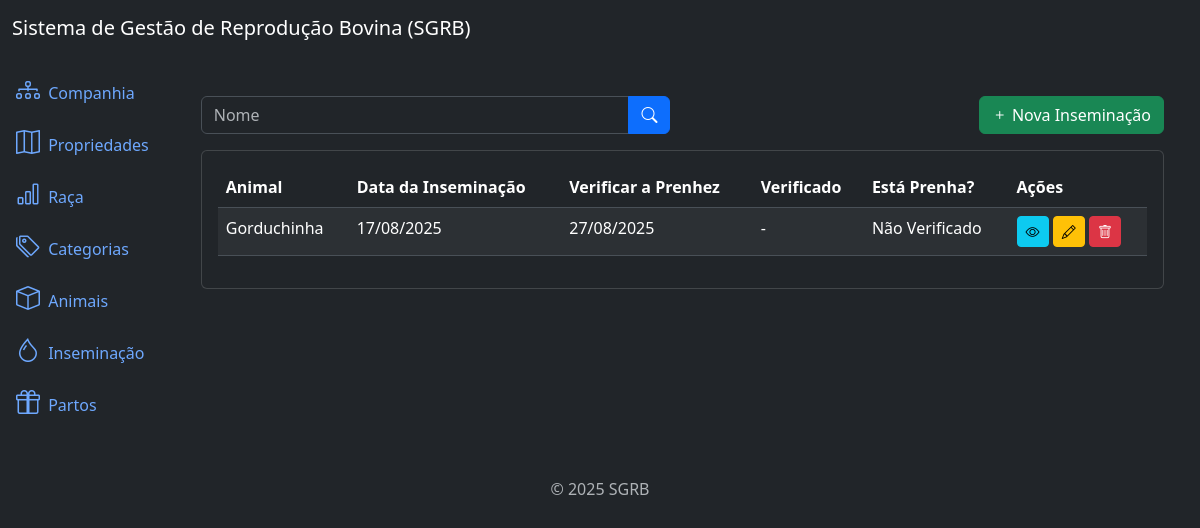
Page /inseminations/list/ on the earlier database version.
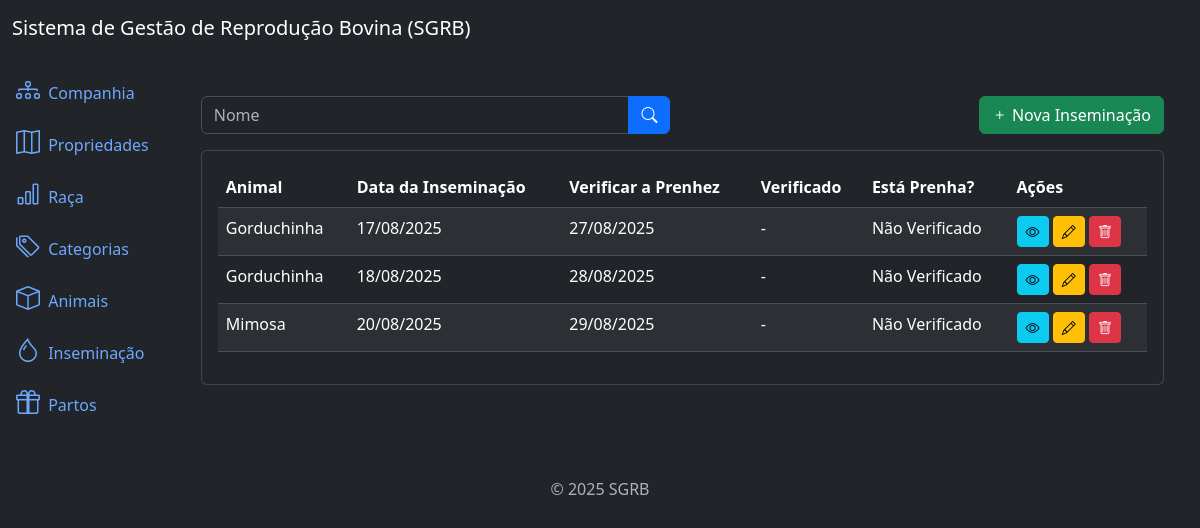
Same page on the later database version.
### inseminations/models.py (models this page shows, shortened)
class Insemination(models.Model):
    animal = models.ForeignKey(Animal, on_delete=models.PROTECT, related_name='inseminations')  # noqa
    date_of_insemination = models.DateField()
    expected_pregnancy = models.DateField(null=True, blank=True)
    pregnancy_check = models.DateField(null=True, blank=True)
    is_pregnant = models.CharField(
        max_length=1,
        choices=PRENHEZ_CHOICES,
        null=True,
        blank=True
    )
    created_at = models.DateTimeField(auto_now_add=True)
    updated_at = models.DateTimeField(auto_now=True)
    class Meta:
        ordering = ['-created_at']

### animals/models.py (models this page shows, shortened)
class Animal(models.Model):
    name = models.CharField(max_length=100)
    birth = models.DateField(null=True, blank=True)
    farm = models.ForeignKey(Farm, on_delete=models.PROTECT, related_name='animais')  # noqa
    breed = models.ForeignKey(Breed, on_delete=models.PROTECT, related_name='animais')  # noqa
    category = models.ForeignKey(Category, on_delete=models.PROTECT, related_name='animais') # noqa
    created_at = models.DateTimeField(auto_now_add=True)
    updated_at = models.DateTimeField(auto_now=True)
    class Meta:
        ordering = ['name']

### inseminations/views.py (the view)
# urls.py: path('inseminations/list/', views.InseminationListView.as_view(), name='insemination_list'),  # noqa
class InseminationListView(ListView):
    model = models.Insemination
    template_name = 'insemination_list.html'
    context_object_name = 'inseminations'
    paginate_by = 10
    def get_queryset(self):
        queryset = super().get_queryset()
        name = self.request.GET.get('name')
        if name:
            queryset = queryset.filter(name__icontains=name)
        queryset = queryset.order_by('expected_pregnancy')
        return queryset

### inseminations/templates/insemination_list.html (shortened to what this page needs)
{% extends 'base.html' %}
{% block content %}
  <div class="container mt-4">
    <div class="row mb-3">
      <div class="col-md-6">
        <form method="get" action="{% url 'insemination_list' %}">
          <div class="input-group">
            <input type="text" class="form-control" name="name" placeholder="Nome" value="{{ request.GET.name }}" />
            <button type="submit" class="btn btn-primary"><i class="bi bi-search"></i></button>
          </div>
        </form>
      </div>
      <div class="col-md-6">
        <a href="{% url 'insemination_create' %}" class="btn btn-success float-end"><i class="bi bi-plus"></i> Nova Inseminação</a>
      </div>
    </div>
    <div class="card">
      <div class="card-body">
        {% if inseminations %}
          <table class="table table-striped">
            <thead>
              <tr>
                <th>Animal</th>
                <th>Data da Inseminação</th>
                <th>Verificar a Prenhez</th>
                <th>Verificado</th>
                <th>Está Prenha?</th>
                <th>Ações</th>
              </tr>
            </thead>
            <tbody>
              {% for insemination in inseminations %}
                <tr>
                  <td>{{ insemination.animal.name }}</td>
                  <td>{{ insemination.date_of_insemination|date:'d/m/Y' }}</td>
                  <td>
                    {% if insemination.expected_pregnancy %}
                      {{ insemination.expected_pregnancy|date:'d/m/Y' }}
                    {% else %}
                      -
                    {% endif %}
                  </td>
                  <td>
                    {% if insemination.pregnancy_check %}
                      {{ insemination.pregnancy_check|date:'d/m/Y' }}
                    {% else %}
                      -
                    {% endif %}
                  </td>
                  <td>
                    {% if insemination.is_pregnant %}
                      {{ insemination.get_is_pregnant_display }}
                    {% else %}
                      Não Verificado
                    {% endif %}
                  </td>
                  <td>
                    <a href="{% url 'insemination_detail' insemination.id %}" class="btn btn-info btn-sm"><i class="bi bi-eye"></i></a>
                    <a href="{% url 'insemination_check' insemination.id %}" class="btn btn-warning btn-sm"><i class="bi bi-pencil"></i></a>
                    <a href="#" class="btn btn-danger btn-sm"><i class="bi bi-trash"></i></a>
                  </td>
                </tr>
              {% endfor %}
            </tbody>
          </table>
        {% else %}
          <p>Nenhuma inseminação registrada.</p>
        {% endif %}
      </div>
    </div>
  </div>
{% endblock %}

Differences in the rows shown:
added Insemination: animal.name "Gorduchinha", date_of_insemination "18/08/2025", expected_pregnancy "28/08/2025", shows "Não Verificado"
added Insemination: animal.name "Mimosa", date_of_insemination "20/08/2025", expected_pregnancy "29/08/2025", shows "Não Verificado"
